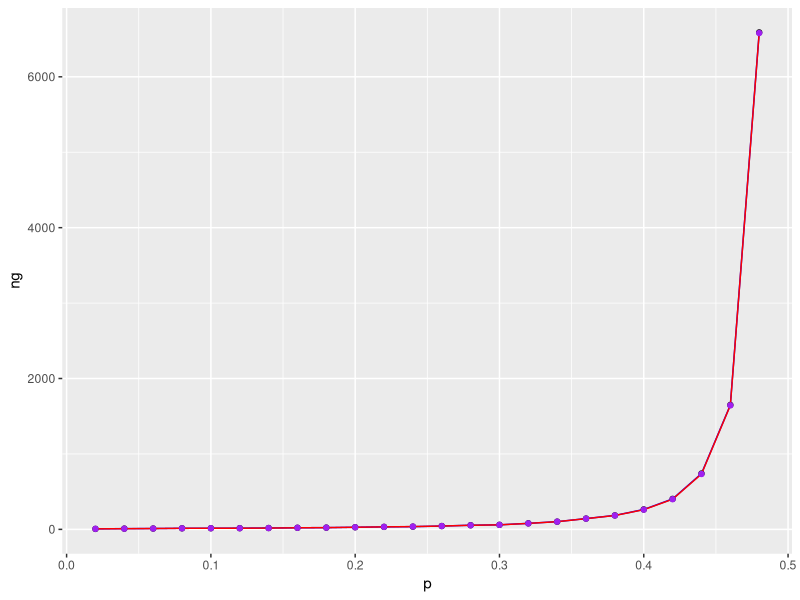

Recreate this plot in R.
################**********************************************#####################
################*********************************************######################
#Comparing using Asymptotic relative efficiency(ARE)
# ARE for right tailed test only
#ARE for Wald's test
arewtr<-function(n,m,p1){
  z1h0<-c()
  for(i in 1:m){
    x<-rbinom(n,size=1,prob=0.5)
    phath0<-sum(x)/length(x)
    z1h0[i]<-(phath0-0.5)/sqrt((0.5*0.5)/n)
  }
  z1h0<-sort(z1h0)
  for(i in 1:length(z1h0)){
    if((sum(z1h0>=z1h0[i])/length(z1h0))<=0.05){
      c<-z1h0[i]
      break
    }
    # else{
    #   i=i+1
    # }
  }
  z1h1<-c()
  for(i in 1:m){
    x<-rbinom(n,size=1,prob=p1)
    phath1<-sum(x)/length(x)
    z1h1[i]<-(phath1-0.5)/sqrt((0.5*0.5)/n)
  }
  pow<-sum(z1h1>=c)/m
  return(pow)
}
#ARE for VST
arevstr<-function(n,m,p1){
  z2h0<-c()
  for(i in 1:m){
    x<-rbinom(n,size=1,prob=0.5)
    phath0<-sum(x)/length(x)
    z2h0[i]<-2*sqrt(n)*(asin(sqrt(phath0))-asin(sqrt(0.5)))
  }
  z2h0<-sort(z2h0)
  for(i in 1:length(z2h0)){
    if((sum(z2h0>=z2h0[i])/length(z2h0))<=0.05){
      c<-z2h0[i]
      break
    }
    # else{
    #   i=i+1
    # }
  }
  z2h1<-c()
  for(i in 1:m){
    x<-rbinom(n,size=1,prob=p1)
    phath1<-sum(x)/length(x)
    z2h1[i]<-2*sqrt(n)*(asin(sqrt(phath1))-asin(sqrt(0.5)))
  }
  pow<-sum(z2h1>=c)/m
  return(pow)
}
#ARE for VST modified
arevstmr<-function(n,m,p1){
  z3h0<-c()
  for(i in 1:m){
    x<-rbinom(n,size=1,prob=0.5)
    phath0<-(sum(x)+(3/8))/(length(x)+(3/4))
    z3h0[i]<-sqrt(4*n+2)*(asin(sqrt(phath0))-asin(sqrt(0.5)))
  }
  z3h0<-sort(z3h0)
  for(i in 1:length(z3h0)){
    if((sum(z3h0>=z3h0[i])/length(z3h0))<=0.05){
      c<-z3h0[i]
      break
    }
    # else{
    #   i=i+1
    # }
  }
  z3h1<-c()
  for(i in 1:m){
    x<-rbinom(n,size=1,prob=p1)
    phath1<-(sum(x)+(3/8))/(length(x)+(3/4))
    z3h1[i]<-sqrt(4*n+2)*(asin(sqrt(phath1))-asin(sqrt(0.5)))
  }
  pow<-sum(z3h1>=c)/m
  return(pow)
}

# ARE for left tailed test only
# ARE for Wald's test
arewtl<-function(n,m,p1){
  z1h0<-c()
  for(i in 1:m){
    x<-rbinom(n,size=1,prob=0.5)
    phath0<-sum(x)/length(x)
    z1h0[i]<-(phath0-0.5)/sqrt((0.5*0.5)/n)
  }
  z1h0<-sort(z1h0,decreasing=TRUE)
  for(i in 1:length(z1h0)){
    if((sum(z1h0<=z1h0[i])/length(z1h0))<=0.05){
      c<-z1h0[i]
      break
    }
    # else{
    #   i=i+1
    # }
  }
  z1h1<-c()
  for(i in 1:m){
    x<-rbinom(n,size=1,prob=p1)
    phath1<-sum(x)/length(x)
    z1h1[i]<-(phath1-0.5)/sqrt((0.5*0.5)/n)
  }
  pow<-sum(z1h1<=c)/m
  return(pow)
}

#ARE for VST
arevstl<-function(n,m,p1){
  z2h0<-c()
  for(i in 1:m){
    x<-rbinom(n,size=1,prob=0.5)
    phath0<-sum(x)/length(x)
    z2h0[i]<-2*sqrt(n)*(asin(sqrt(phath0))-asin(sqrt(0.5)))
  }
  z2h0<-sort(z2h0,decreasing=TRUE)
  for(i in 1:length(z2h0)){
    if((sum(z2h0<=z2h0[i])/length(z2h0))<=0.05){
      c<-z2h0[i]
      break
    }
    # else{
    #   i=i+1
    # }
  }
  z2h1<-c()
  for(i in 1:m){
    x<-rbinom(n,size=1,prob=p1)
    phath1<-sum(x)/length(x)
    z2h1[i]<-2*sqrt(n)*(asin(sqrt(phath1))-asin(sqrt(0.5)))
  }
  pow<-sum(z2h1<=c)/m
  return(pow)
}
#ARE for VST modified
arevstml<-function(n,m,p1){
  z3h0<-c()
  for(i in 1:m){
    x<-rbinom(n,size=1,prob=0.5)
    phath0<-(sum(x)+(3/8))/(length(x)+(3/4))
    z3h0[i]<-sqrt(4*n+2)*(asin(sqrt(phath0))-asin(sqrt(0.5)))
  }
  z3h0<-sort(z3h0,decreasing = TRUE)
  for(i in 1:length(z3h0)){
    if((sum(z3h0<=z3h0[i])/length(z3h0))<=0.05){
      c<-z3h0[i]
      break
    }
    # else{
    #   i=i+1
    # }
  }
  z3h1<-c()
  for(i in 1:m){
    x<-rbinom(n,size=1,prob=p1)
    phath1<-(sum(x)+(3/8))/(length(x)+(3/4))
    z3h1[i]<-sqrt(4*n+2)*(asin(sqrt(phath1))-asin(sqrt(0.5)))
  }
  pow<-sum(z3h1<=c)/m
  return(pow)
}
####### ARE COMPARISON #########
############ FOR TEST BASED ON GENERAL THOERY ###############
#### For left tailed test ########
###################
arewtleft<-c(8,10,11,14,15,16,18,21,23,28,33,37,44,55,60,
             80,102,143,185,264,404,737,1649,6588)
###################
arewtl(9,5000,0.02)
arewtl(10,5000,0.04)
arewtl(11,5000,0.06)
arewtl(14,5000,0.08)
arewtl(15,5000,0.10)
arewtl(17,5000,0.12)
arewtl(18,5000,0.14)
arewtl(21,5000,0.16)
arewtl(23,5000,0.18)
arewtl(28,5000,0.20)
arewtl(33,5000,0.22)
arewtl(37,5000,0.24)
arewtl(44,5000,0.26)
arewtl(55,5000,0.28)
arewtl(60,5000,0.30)
arewtl(80,5000,0.32)
arewtl(102,5000,0.34)
arewtl(143,5000,0.36)
arewtl(185,5000,0.38)
arewtl(264,5000,0.40)
arewtl(404,5000,0.42)
arewtl(737,5000,0.44)
arewtl(1649,5000,0.46)
arewtl(6588,5000,0.48)
#### For right tailed test ########
####################################
arewtright<-c(6848,1643,742,418,268,185,139,104,82,64,
              53,44,40,33,28,23,21,18,16,15,12,11,10,8)
####################################
arewtr(6848,5000,0.52)
arewtr(1643,5000,0.54)
arewtr(742,5000,0.56)
arewtr(418,5000,0.58)
arewtr(268,5000,0.60)
arewtr(187,5000,0.62)
arewtr(139,5000,0.64)
arewtr(104,5000,0.66)
arewtr(82,5000,0.68)
arewtr(64,5000,0.70)
arewtr(53,5000,0.72)
arewtr(44,5000,0.74)
arewtr(40,5000,0.76)
arewtr(33,5000,0.78)
arewtr(28,5000,0.80)
arewtr(23,5000,0.82)
arewtr(21,5000,0.84)
arewtr(18,5000,0.86)
arewtr(16,5000,0.88)
arewtr(15,5000,0.90)
arewtr(12,5000,0.92)
arewtr(11,5000,0.94)
arewtr(10,5000,0.96)
arewtr(8,5000,0.98)
############## FOR TEST BASED ON VST ################
#### For left tailed test ########
###################
arevstleft<-c(7,8,11,13,14,15,17,20,23,28,33,37,44,
              54,60,79,101,141,182,262,402,735,1644,6584)
###################
arevstl(8,5000,0.02)
arevstl(8,5000,0.04)
arevstl(11,5000,0.06)
arevstl(13,5000,0.08)
arevstl(14,5000,0.10)
arevstl(16,5000,0.12)
arevstl(17,5000,0.14)
arevstl(20,5000,0.16)
arevstl(23,5000,0.18)
arevstl(28,5000,0.20)
arevstl(33,5000,0.22)
arevstl(37,5000,0.24)
arevstl(44,5000,0.26)
arevstl(54,5000,0.28)
arevstl(60,5000,0.30)
arevstl(79,5000,0.32)
arevstl(101,5000,0.34)
arevstl(141,5000,0.36)
arevstl(182,5000,0.38)
arevstl(262,5000,0.40)
arevstl(402,5000,0.42)
arevstl(735,5000,0.44)
arevstl(1644,5000,0.46)
arevstl(6584,5000,0.48)
#### For right tailed test ########
###################
arevstright<-c(6840,1640,740,416,266,184,136,102,80,64,53,44,41,33,28,23,21,
               18,16,14,13,11,9,8)
###################
arevstr(6840,5000,0.52)
arevstr(1640,5000,0.54)
arevstr(740,5000,0.56)
arevstr(416,5000,0.58)
arevstr(266,5000,0.60)
arevstr(184,5000,0.62)
arevstr(136,5000,0.64)
arevstr(102,5000,0.66)
arevstr(80,5000,0.68)
arevstr(64,5000,0.70)
arevstr(53,5000,0.72)
arevstr(44,5000,0.74)
arevstr(41,5000,0.76)
arevstr(33,5000,0.78)
arevstr(28,5000,0.80)
arevstr(23,5000,0.82)
arevstr(21,5000,0.84)
arevstr(18,5000,0.86)
arevstr(16,5000,0.88)
arevstr(14,5000,0.90)
arevstr(13,5000,0.92)
arevstr(11,5000,0.94)
arevstr(9,5000,0.96)
arevstr(8,5000,0.98)
############## FOR TEST BASED ON MODIFIED VST ################
#### For left tailed test ########
###################
arevstmleft<-c(7,8,10,12,13,15,18,21,22,28,33,37,44,53,62,80,100,138,180,259,
               399,730,1641,6582)
###################
arevstml(7,5000,0.02)
arevstml(8,5000,0.04)
arevstml(10,5000,0.06)
arevstml(12,5000,0.08)
arevstml(13,5000,0.10)
arevstml(15,5000,0.12)
arevstml(18,5000,0.14)
arevstml(21,5000,0.16)
arevstml(22,5000,0.18)
arevstml(28,5000,0.20)
arevstml(33,5000,0.22)
arevstml(37,5000,0.24)
arevstml(44,5000,0.26)
arevstml(53,5000,0.28)
arevstml(62,5000,0.30)
arevstml(80,5000,0.32)
arevstml(100,5000,0.34)
arevstml(138,5000,0.36)
arevstml(180,5000,0.38)
arevstml(259,5000,0.40)
arevstml(399,5000,0.42)
arevstml(730,5000,0.44)
arevstml(1641,5000,0.46)
arevstml(6582,5000,0.48)
#### For right tailed test ########
###################
arevstmright<-c(6831,1636,737,413,264,184,135,104,80,65,53,44,38,33,28,
                23,21,18,16,13,13,11,8,7)
###################
arevstmr(6831,5000,0.52)
arevstmr(1636,5000,0.54)
arevstmr(737,5000,0.56)
arevstmr(413,5000,0.58)
arevstmr(264,5000,0.60)
arevstmr(184,5000,0.62)
arevstmr(135,5000,0.64)
arevstmr(104,5000,0.66)
arevstmr(80,5000,0.68)
arevstmr(65,5000,0.70)
arevstmr(53,5000,0.72)
arevstmr(44,5000,0.74)
arevstmr(38,5000,0.76)
arevstmr(33,5000,0.78)
arevstmr(28,5000,0.80)
arevstmr(23,5000,0.82)
arevstmr(21,5000,0.84)
arevstmr(18,5000,0.86)
arevstmr(16,5000,0.88)
arevstmr(13,5000,0.90)
arevstmr(13,5000,0.92)
arevstmr(11,5000,0.94)
arevstmr(8,5000,0.96)
arevstmr(7,5000,0.98)
#####################################
## FORMING DATAFRAME ##
#####################################
arewtleft<-c(6,10,11,14,15,16,18,21,23,28,33,36,44,55,60,
             80,102,143,185,264,404,740,1649,6588)
arewtright<-c(6848,1643,742,418,268,185,139,104,82,64,
              53,44,40,33,28,23,21,18,16,15,12,11,10,8)
arevstleft<-c(7,9,11,14,15,15,17,21,23,28,33,37,44,
              54,60,79,102,142,184,261,400,734,1644,6580)
arevstright<-c(6840,1640,740,416,266,184,136,102,80,64,53,44,41,33,28,23,21,
               18,16,14,13,11,9,8)
arevstmleft<-c(7,9,10,12,15,15,18,20,22,28,33,37,44,54,62,80,100,140,182,256,
               394,730,1641,6572)
arevstmright<-c(6831,1636,737,413,264,184,135,104,80,65,53,44,38,33,28,
                23,21,18,16,13,13,11,8,7)
######################################
library(tidyverse)
p<-c(seq(0.02,0.48,0.02),seq(0.52,0.98,0.02))
type<-c(rep("Left tail",24),rep("Right tail",24))
ng<-c(arewtleft,arewtright)
nv<-c(arevstleft,arevstright)
nvm<-c(arevstmleft,arevstmright)
e1<-ng/nv
e2<-nv/nvm
e3<-ng/nvm
aredf1<-data.frame(p,type,ng,nv,nvm,e1,e2,e3,ng-nv,nv-nvm,ng-nvm)
view(aredf1)
aredf1%>%
  filter(type=="Left tail")%>%
ggplot(aes(x=p))+
  geom_line(aes(y=ng),col="blue")+
  geom_point(aes(y=ng),col="black")+
  geom_line(aes(y=nv),col="red")+
  geom_point(aes(y=nv),col="purple")
  geom_line(aes(y=ng-nvm),col="purple")
